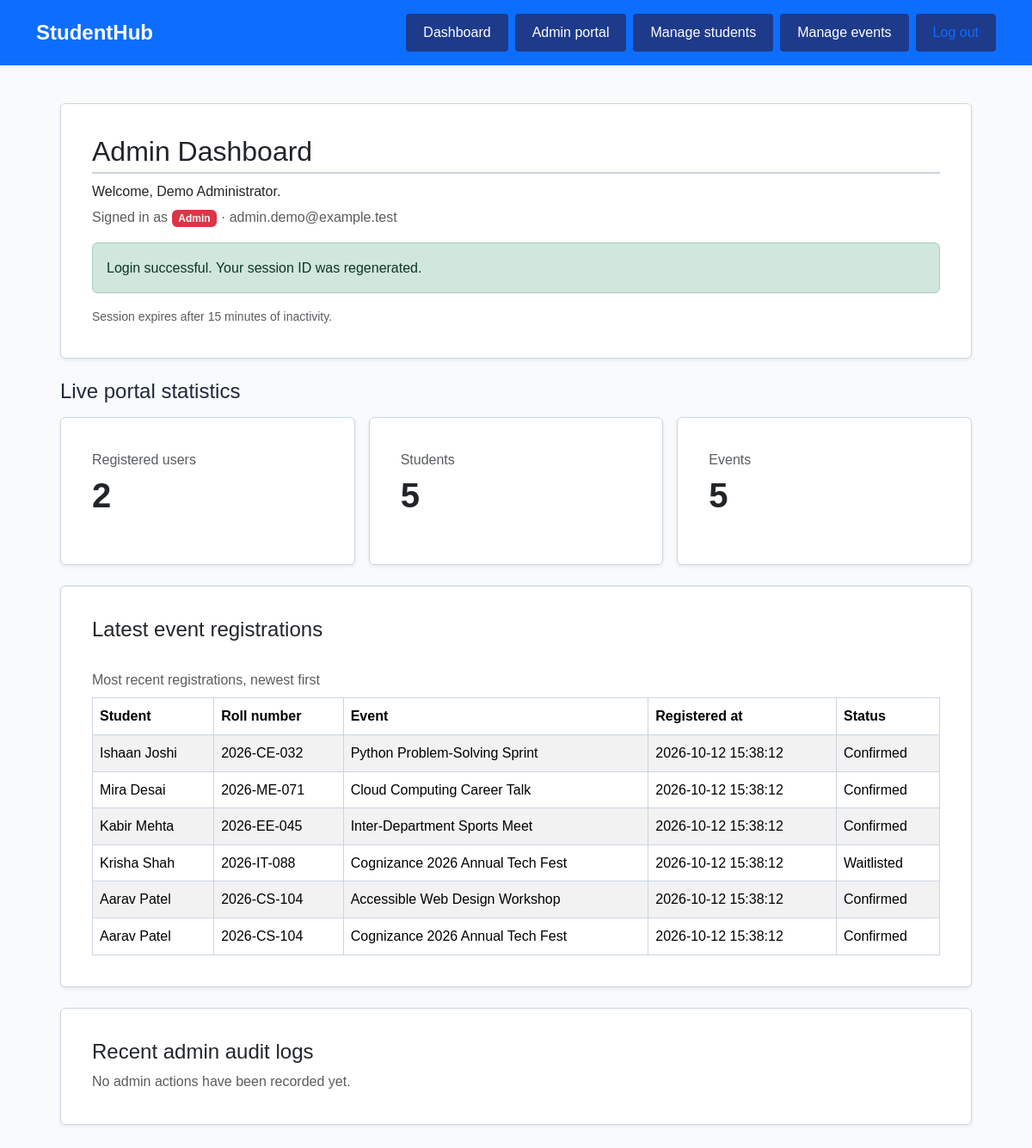
The page /dashboard.php (signed in) on the database its author committed.
### tables this page shows
CREATE TABLE registrations (
    registration_id INT UNSIGNED NOT NULL AUTO_INCREMENT,
    student_id INT UNSIGNED NOT NULL,
    event_id INT UNSIGNED NOT NULL,
    registered_at TIMESTAMP NOT NULL DEFAULT CURRENT_TIMESTAMP,

    registration_status ENUM(
        'Confirmed',
        'Waitlisted',
        'Cancelled'
    ) NOT NULL DEFAULT 'Confirmed',

    PRIMARY KEY (registration_id),

    UNIQUE KEY uq_registration_student_event
        (student_id, event_id),

    KEY idx_registrations_event_id (event_id),

    CONSTRAINT fk_registrations_student
        FOREIGN KEY (student_id)
        REFERENCES students (student_id)
        ON UPDATE CASCADE
        ON DELETE RESTRICT,

    CONSTRAINT fk_registrations_event
        FOREIGN KEY (event_id)
        REFERENCES events (event_id)
        ON UPDATE CASCADE
        ON DELETE RESTRICT
);

CREATE TABLE students (
    student_id INT UNSIGNED NOT NULL AUTO_INCREMENT,
    roll_number VARCHAR(20) NOT NULL,
    full_name VARCHAR(100) NOT NULL,
    email VARCHAR(254) NOT NULL,
    department VARCHAR(80) NOT NULL,

    PRIMARY KEY (student_id),
    UNIQUE KEY uq_students_roll_number (roll_number),
    UNIQUE KEY uq_students_email (email)
);

CREATE TABLE events (
    event_id INT UNSIGNED NOT NULL AUTO_INCREMENT,
    title VARCHAR(150) NOT NULL,
    category VARCHAR(50) NOT NULL,
    event_date DATE NOT NULL,
    venue VARCHAR(150) NOT NULL,

    PRIMARY KEY (event_id),
    KEY idx_events_event_date (event_date)
);

### auth_helpers.php (called while the page is built, shortened)
<?php
function startSecureSession(): void
{
    $isSecure = isset($_SERVER['HTTPS']) && $_SERVER['HTTPS'] !== 'off';
}
function sessionTimeoutSeconds(): int
{
    $configuredTimeout = getenv('AUTH_SESSION_TIMEOUT');
    if ($configuredTimeout === false || filter_var($configuredTimeout, FILTER_VALIDATE_INT) === false) {
        return DEFAULT_SESSION_TIMEOUT_SECONDS;
    }
    return max(60, min((int) $configuredTimeout, 86400));
}
function requireAuthenticatedUser(?string $requiredRole = null): array
{
    $lastActivity = $_SESSION['last_activity'] ?? null;
    return [
        'user_id' => (int) $_SESSION['user_id'],
        'full_name' => (string) $_SESSION['full_name'],
        'email' => (string) $_SESSION['email'],
        'role' => (string) $_SESSION['role'],
    ];
}

### dashboard.php (the view, shortened to what this page needs)
<?php
require_once __DIR__ . '/auth_helpers.php';
$user = requireAuthenticatedUser();
$isAdmin = $user['role'] === 'Admin';
$sessionRegenerated = !empty($_SESSION['session_regenerated']);
$stats = ['users' => 0, 'students' => 0, 'events' => 0];
$latestRegistrations = [];
$auditLogs = [];
$dashboardError = '';
$connection = null;
$statsQuery = null;
$registrationsQuery = null;
$auditQuery = null;
$escape = static fn (string $value): string => htmlspecialchars($value, ENT_QUOTES | ENT_SUBSTITUTE, 'UTF-8');
if ($isAdmin) {
    try {
        $connection = createMysqliConnection();
        $statsQuery = $connection->prepare(
            'SELECT
                (SELECT COUNT(*) FROM user_accounts) AS user_count,
                (SELECT COUNT(*) FROM students) AS student_count,
                (SELECT COUNT(*) FROM events) AS event_count'
        );
        $statsQuery->execute();
        $statsQuery->bind_result($userCount, $studentCount, $eventCount);
        if ($statsQuery->fetch()) {
            $stats = [
                'users' => (int) $userCount,
                'students' => (int) $studentCount,
                'events' => (int) $eventCount,
            ];
        }
        $statsQuery = null;
        $registrationsQuery = $connection->prepare(
            'SELECT r.registration_id, s.full_name, s.roll_number, e.title,
                    r.registered_at, r.registration_status
             FROM registrations AS r
             INNER JOIN students AS s ON s.student_id = r.student_id
             INNER JOIN events AS e ON e.event_id = r.event_id
             ORDER BY r.registered_at DESC, r.registration_id DESC
             LIMIT 10'
        );
        $registrationsQuery->execute();
        $registrationsQuery->bind_result($registrationId, $studentName, $rollNumber, $eventTitle, $registeredAt, $registrationStatus);
        while ($registrationsQuery->fetch()) {
            $latestRegistrations[] = [
                'id' => (int) $registrationId,
                'student' => (string) $studentName,
                'roll_number' => (string) $rollNumber,
                'event' => (string) $eventTitle,
                'registered_at' => (string) $registeredAt,
                'status' => (string) $registrationStatus,
            ];
        }
        $registrationsQuery = null;
        $auditQuery = $connection->prepare(
            'SELECT admin_user_id, action, details, ip_address, created_at
             FROM audit_logs
             ORDER BY created_at DESC, audit_id DESC
             LIMIT 10'
        );
        $auditQuery->execute();
        $auditQuery->bind_result($auditAdminId, $auditAction, $auditDetails, $auditIp, $auditCreatedAt);
    } catch (mysqli_sql_exception | RuntimeException $exception) {
        error_log('StudentHub Practical 14 dashboard query failed: ' . $exception->getMessage());
        $dashboardError = 'Dashboard data or audit history is unavailable. Confirm that the Practical 14 SQL section is installed, then reload.';
    } finally {
        if ($statsQuery instanceof mysqli_stmt) {
            $statsQuery->close();
        }
        if ($registrationsQuery instanceof mysqli_stmt) {
            $registrationsQuery->close();
        }
        if ($auditQuery instanceof mysqli_stmt) {
            $auditQuery->close();
        }
        if ($connection instanceof mysqli) {
            $connection->close();
        }
    }
}
?>
<!DOCTYPE html>
<html lang="en">
<head>
    <link href="https://cdn.jsdelivr.net/npm/bootstrap@5.3.3/dist/css/bootstrap.min.css" rel="stylesheet">
    <link rel="stylesheet" href="style.css">
</head>
<body>
    <header class="bg-primary text-white py-3">
        <div class="container-fluid d-flex flex-wrap align-items-center justify-content-between gap-3">
            <a class="text-white text-decoration-none fs-4 fw-bold" href="index.html">StudentHub</a>
            <nav class="d-flex flex-wrap gap-2" aria-label="Dashboard navigation">
                <a class="btn btn-outline-light" href="dashboard.php">Dashboard</a>
                <?php if ($isAdmin): ?>
                    <a class="btn btn-outline-light" href="admin_dashboard.php">Admin portal</a>
                    <a class="btn btn-outline-light" href="student_management.php">Manage students</a>
                    <a class="btn btn-outline-light" href="event_management.php">Manage events</a>
                <?php else: ?>
                    <a class="btn btn-outline-light" href="student_dashboard.php">Student portal</a>
                    <a class="btn btn-outline-light" href="events.html">Events</a>
                <?php endif; ?>
                <form action="logout.php" method="POST">
                    <button type="submit" class="btn btn-light text-primary">Log out</button>
                </form>
            </nav>
        </div>
    </header>
    <main class="container py-4">
        <section class="card shadow-sm mb-4">
            <div class="card-body">
                <h1 class="h2"><?= $isAdmin ? 'Admin Dashboard' : 'Student Dashboard' ?></h1>
                <p class="mb-1">Welcome, <?= $escape($user['full_name']) ?>.</p>
                <p class="text-muted mb-0">Signed in as <span class="badge text-bg-<?= $isAdmin ? 'danger' : 'primary' ?>"><?= $escape($user['role']) ?></span> · <?= $escape($user['email']) ?></p>
                <?php if ($sessionRegenerated): ?>
                    <p class="alert alert-success mt-3 mb-0" role="status">Login successful. Your session ID was regenerated.</p>
                <?php endif; ?>
                <p class="small text-muted mt-3 mb-0">Session expires after <?= (int) (sessionTimeoutSeconds() / 60) ?> minutes of inactivity.</p>
            </div>
        </section>
        <?php if ($isAdmin): ?>
            <?php if ($dashboardError !== ''): ?>
                <div class="alert alert-danger" role="alert"><?= $escape($dashboardError) ?></div>
            <?php else: ?>
                <section aria-labelledby="dashboard-stats-title" class="mb-4">
                    <h2 id="dashboard-stats-title" class="h4 mb-3">Live portal statistics</h2>
                    <div class="row g-3">
                        <?php foreach (['users' => 'Registered users', 'students' => 'Students', 'events' => 'Events'] as $key => $label): ?>
                            <div class="col-12 col-md-4">
                                <article class="card shadow-sm h-100">
                                    <div class="card-body">
                                        <p class="text-muted mb-1"><?= $escape($label) ?></p>
                                        <p class="display-6 fw-bold mb-0"><?= $stats[$key] ?></p>
                                    </div>
                                </article>
                            </div>
                        <?php endforeach; ?>
                    </div>
                </section>
                <section class="card shadow-sm mb-4" aria-labelledby="latest-registrations-title">
                    <div class="card-body">
                        <h2 id="latest-registrations-title" class="h4">Latest event registrations</h2>
                        <?php if ($latestRegistrations === []): ?>
                            <p class="text-muted mb-0">No event registrations have been recorded.</p>
                        <?php else: ?>
                            <div class="table-responsive">
                                <table class="table table-striped table-hover align-middle mb-0">
                                    <caption class="caption-top">Most recent registrations, newest first</caption>
                                    <thead>
                                        <tr>
                                            <th scope="col">Student</th>
                                            <th scope="col">Roll number</th>
                                            <th scope="col">Event</th>
                                            <th scope="col">Registered at</th>
                                            <th scope="col">Status</th>
                                        </tr>
                                    </thead>
                                    <tbody>
                                        <?php foreach ($latestRegistrations as $registration): ?>
                                            <tr>
                                                <td><?= $escape($registration['student']) ?></td>
                                                <td><?= $escape($registration['roll_number']) ?></td>
                                                <td><?= $escape($registration['event']) ?></td>
                                                <td><?= $escape($registration['registered_at']) ?></td>
                                                <td><?= $escape($registration['status']) ?></td>
                                            </tr>
                                        <?php endforeach; ?>
                                    </tbody>
                                </table>
                            </div>
                        <?php endif; ?>
                    </div>
                </section>
                <section class="card shadow-sm" aria-labelledby="audit-logs-title">
                    <div class="card-body">
                        <h2 id="audit-logs-title" class="h4">Recent admin audit logs</h2>
                        <?php if ($auditLogs === []): ?>
                            <p class="text-muted mb-0">No admin actions have been recorded yet.</p>
                        <?php endif; ?>
                    </div>
                </section>
            <?php endif; ?>
        <?php endif; ?>
    </main>
</body>
</html>

### style.css (style rules this page uses)
:root { --primary-color: #1e3a8a; --primary-hover: #1e40af; --secondary-color: #3b82f6; --bg-color: #f8fafc; --card-bg: #ffffff; --text-color: #1e293b; --text-muted: #64748b; --border-color: #cbd5e1; --focus-outline: #2563eb; --footer-bg: #0f172a; }
* { box-sizing: border-box; margin: 0; padding: 0; }
body { font-family: Arial, Helvetica, sans-serif; line-height: 1.6; color: var(--text-color); background-color: var(--bg-color); display: flex; flex-direction: column; min-height: 100vh; }
header { background-color: var(--primary-color); color: #ffffff; padding: 15px 30px; display: flex; justify-content: space-between; align-items: center; flex-wrap: wrap; }
nav a { color: #ffffff; text-decoration: none; padding: 6px 12px; border-radius: 4px; font-size: 0.95rem; }
.container { max-width: 1100px; margin: 20px auto; padding: 0 20px; width: 100%; flex: 1; }
h1 { font-size: 2rem; margin-bottom: 15px; color: var(--primary-color); border-bottom: 2px solid var(--border-color); padding-bottom: 5px; }
h2 { font-size: 1.4rem; margin: 20px 0 10px 0; color: var(--primary-color); }
p { margin-bottom: 15px; }
.card { background-color: var(--card-bg); border: 1px solid var(--border-color); border-radius: 6px; padding: 20px; margin-bottom: 20px; }
.btn { background-color: var(--primary-color); color: white; padding: 10px 20px; border: none; border-radius: 4px; font-size: 1rem; cursor: pointer; display: inline-block; text-decoration: none; }
table { width: 100%; border-collapse: collapse; margin: 15px 0; background-color: var(--card-bg); }
th, td { border: 1px solid var(--border-color); padding: 10px; text-align: left; }
th { background-color: #f1f5f9; color: var(--primary-color); }
tr:nth-child(even) { background-color: #f8fafc; }

### rows shown on the page
registrations: student.full_name "Ishaan Joshi", student.roll_number "2026-CE-032", event.title "Python Problem-Solving Sprint", registered_at "2026-10-12 15:38:12", registration_status "Confirmed"
registrations: student.full_name "Mira Desai", student.roll_number "2026-ME-071", event.title "Cloud Computing Career Talk", registered_at "2026-10-12 15:38:12", registration_status "Confirmed"
registrations: student.full_name "Kabir Mehta", student.roll_number "2026-EE-045", event.title "Inter-Department Sports Meet", registered_at "2026-10-12 15:38:12", registration_status "Confirmed"
registrations: student.full_name "Krisha Shah", student.roll_number "2026-IT-088", event.title "Cognizance 2026 Annual Tech Fest", registered_at "2026-10-12 15:38:12", registration_status "Waitlisted"
registrations: student.full_name "Aarav Patel", student.roll_number "2026-CS-104", event.title "Accessible Web Design Workshop", registered_at "2026-10-12 15:38:12", registration_status "Confirmed"
registrations: student.full_name "Aarav Patel", student.roll_number "2026-CS-104", event.title "Cognizance 2026 Annual Tech Fest", registered_at "2026-10-12 15:38:12", registration_status "Confirmed"

### other values the page prints
$escape($user['full_name']) "Demo Administrator"
$escape($user['role']) "Admin"
$escape($user['email']) "admin.demo@example.test"
sessionTimeoutSeconds() / 60 "15"
$escape($label) "Registered users"
$stats[$key] "2"
$escape($label) "Students"
$stats[$key] "5"
$escape($label) "Events"
